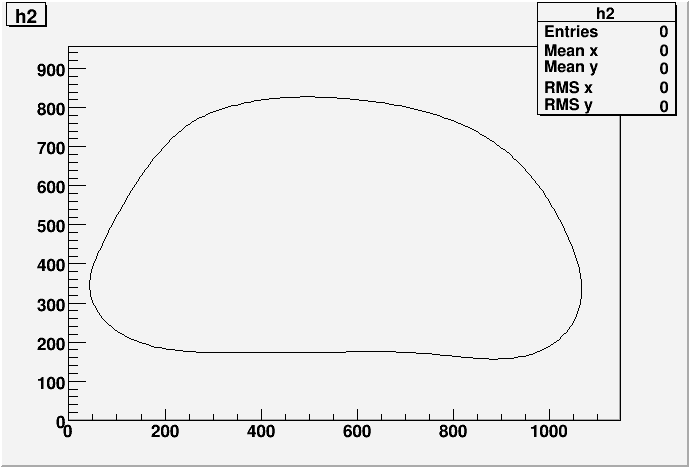

Source code (Python):
# -*- coding: utf-8 -*-
from ROOT import TCanvas, TGraph, TMarker, TH2F, TLine
from array import array
import math

class point:
  def __init__(self, x, y):
    px = x
    py = y
    

def corsie(n, x1, y1, x2, y2):
  #m = -1/m
  #q = y - m*x
  
  theta = math.pi/2. + math.atan2(y2-y1, x2-x1)
  
  xn = x1 + (n*10.)*math.cos(theta) #- (n*10.)*math.sin(theta)
  yn = y1 + (n*10.)*math.sin(theta) #+ (n*10.)*math.cos(theta)
  
  return (xn, yn)

def intersezione(x, y):
  m1 = (y[1]-y[0])/(x[1]-x[0])
  m1 = -1/m1
  q1 = y[0] - m1*x[0]
  #return (m1,q1)
  
  m2 = (y[2]-y[3])/(x[2]-x[3])
  q2 = y[2] - m2*x[2]
  #return (m2, q2)
  ix = (q1-q2)/(m2-m1)
  iy = m1*(q1-q2)/(m2-m1) + q1
  
  return (ix, iy)

c1 = TCanvas("c1", "Prova", 1200, 1000)
h2 = TH2F("h2", "h2", 1000, -100, 1200, 1000, 0, 1000)
h2.Draw("N")

n1 = 340
##n2 = 170
n3 = 45
#x1, y1 = array('f'), array('f')
##x2, y2 = array('f'), array('f')
x3, y3 = array('f'), array('f')
#edge_in = array('i')
#edge_out = array('i')
#coeff_ang = array('f')

#file = open("tdp_geometry.dat")
#line = file.readline()

##i = 0
#while True:
    #line = file.readline()
    #if not line:
        #break

    #if (line !=  "\n"):
        #xtemp = line.split(" ")
        ##if (i < 10):
	#x1.append(float(xtemp[0]))
	#y1.append(float(xtemp[1]))
	#coeff_ang.append(float(xtemp[2]))
	#edge_in.append(int(xtemp[4]))
	#edge_out.append(int(xtemp[5]))
        ##else:
        ##    x2.append(float(xtemp[0]))
        ##    y2.append(float(xtemp[1]))
    ##i+=1
    ##if (i == 20):
    ##    i = 0


file = open("bordo_piazza.dat")
for i in xrange(42):
  line = file.readline()
  xtemp = line.split(" ")
  x3.append(float(xtemp[0])*0.95)
  y3.append(float(xtemp[2])*1.01)

l=[]
for i in xrange(1, 42):
  if (i == 13):
    continue
  l.append(TLine(x3[i], y3[i], x3[i-1], y3[i-1]))
  l[-1].Draw("SAME")

#gr3 = TGraph(n3, x3, y3)
#gr3.SetLineColor(1)
#gr3.SetMarkerColor(1)
#gr3.SetMarkerStyle(2)
#gr3.Draw("LSAME")

#gr1 = TGraph(n1, x1, y1)
#gr1.SetLineColor(2)
#gr1.SetMarkerColor(2)
#gr1.SetMarkerStyle(6)
#gr1.Draw("PSAME")

#gr2 = TGraph(n2, x2, y2)
#gr2.SetLineColor(4)
#gr2.SetMarkerColor(4)
#gr2.SetMarkerStyle(3)
#gr2.Draw("PSAME")

#file1 = open("true_geometry_temp.dat", "write")

#markers = []
## arriva a 340
#for i in range(0, 340):
  ##print x1[i]
  ##print edge[i]
  #px = [x1[i],x1[i+1], x3[edge_in[i]], x3[edge_in[i]+1]]
  #py = [y1[i],y1[i+1], y3[edge_in[i]], y3[edge_in[i]+1]]
  #a,b = intersezione(px, py)  
  #dist3 = math.sqrt(math.pow(x1[i+1]-x1[i],2)+math.pow(y1[i+1]-y1[i],2))
  #dist1 = math.sqrt(math.pow(a-x1[i],2)+math.pow(b-y1[i],2))
  #ddx = int(dist1 / 12.)

  ##print a,b
  ##for j in xrange(x1[i], x1[i]+100):
  ##po = TMarker(j, a*j+b, 6)
  #po = TMarker(a, b, 6)
  #po.SetMarkerColor(4)
  #markers.append(po)

  #px = [x1[i],x1[i+1], x3[edge_out[i]], x3[edge_out[i]+1]]
  #py = [y1[i],y1[i+1], y3[edge_out[i]], y3[edge_out[i]+1]]
  #a,b = intersezione(px, py)
  #dist2 = math.sqrt(math.pow(a-x1[i],2)+math.pow(b-y1[i],2))
  #dsx = int(dist2 / 10.)
  
  #po = TMarker(a, b, 6)
  #po.SetMarkerColor(4)
  #markers.append(po)

  ##print i, math.degrees(math.atan2(y1[i+1]-y1[i], x1[i+1]-x1[i])), \
  ##math.degrees(math.pi/2. + math.atan2(y1[i+1]-y1[i], x1[i+1]-x1[i]))
  #for j in xrange(ddx+1, 0, -1):
    #a, b = corsie(-j, x1[i], y1[i], x1[i+1], y1[i+1])
    ##po = TMarker(a, b, 6)
    ##po.SetMarkerColor(1)
    ##markers.append(po)
    #file1.write(str(a)+" "+str(b)+"\n")
    
  #file1.write(str(x1[i])+" "+str(y1[i])+" ---\n")  
  #for j in xrange(1, dsx+1):
      #a, b = corsie(j, x1[i], y1[i], x1[i+1], y1[i+1])
      ##print x1[i], y1[i], a, b, math.degrees(math.pi/2. + math.atan(coeff_ang[i]))
      ##po = TMarker(a, b, 6)
      ##po.SetMarkerColor(3)
      ##markers.append(po)
      #file1.write(str(a)+" "+str(b)+"\n")    
  ##print ddx, dsx
  #file1.write("####\n")
  
#file1.close()

#file1 = open ("true_geometry.dat")

##while 1:
#counter = 0
#color = 2
##for i in range(0,0):
#while 1:
  #line = file1.readline()
  #if (not line):
    #break

  #if (line.find("#") == -1):
    #coord = line.split(" ")
    #po = TMarker(float(coord[0]), float(coord[1]), 6)
    #po.SetMarkerColor(color)
    #markers.append(po)
  #elif (line == "####\n"):
    #counter += 1
    #if (color == 2):
      #color = 4
    #else: 
      #color = 2
      
#file1.close()
#print counter
#for i in markers:
#  i.Draw("SAME")
  
c1.SaveAs("bordo_piazza.root")
